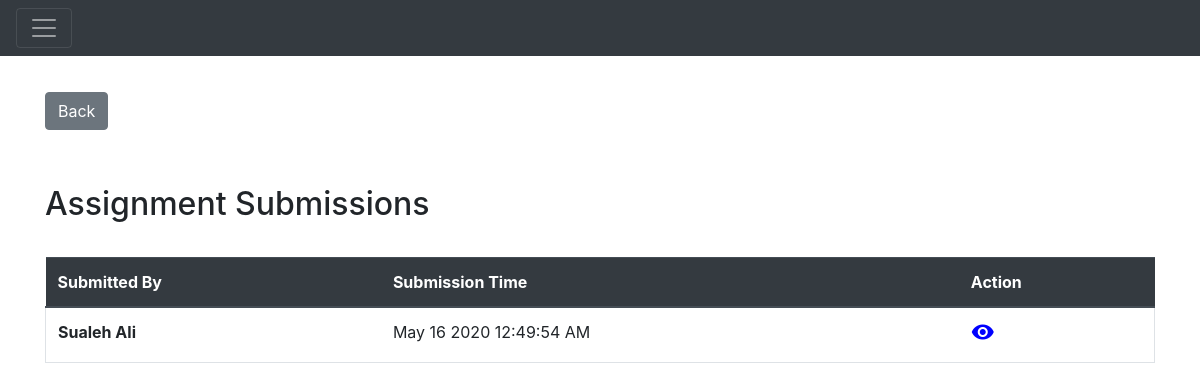
The app's page /assignmentSubmission/2 (signed in) with its own data.
### Application/models.py (models this page shows)
class AssignmentSubmission(db.Model):
    __tablename__ = "assignment_submissions"
    assignmentSubmissionId = db.Column(
        db.Integer,
        primary_key=True,
        autoincrement=True
    )
    submissionTime = db.Column(db.DateTime, default=datetime.datetime.utcnow())
    assignmentId = db.Column(db.Integer, db.ForeignKey('assignments.assignmentId'))
    assignment = relationship("Assignment")
    assignmentGrade = db.Column(db.String(20))
    userId = db.Column(db.Integer, db.ForeignKey('users.userId'))
    user = relationship("User")
    comment = db.Column(db.String(500))
    gradeReceived = db.Column(
        db.String(10)
    )

class User(db.Model):
    __tablename__ = "users"
    userId = db.Column(
        db.Integer,
        primary_key=True,
        autoincrement=True
    )
    name = db.Column(
        db.String(100),
        index=True,
        nullable=False,
    )
    email = db.Column(
        db.String(80),
        index=True,
        unique=True,
        nullable=False
    )
    password = db.Column(
        db.String(255)
    )
    userRole = db.Column(Enum(UserRole))
    orgId = db.Column(db.Integer, db.ForeignKey('organizations.orgId'))
    organization = relationship("Organization")

### Application/assignment_submissions.py (the view)
@app.route('/assignmentSubmission/<id>')
@authenticate
def assignmentSubmission(id):
    assignmentId = escape(id)
    result = models.Assignment.query.filter_by(assignmentId=assignmentId).first()
    enrollments = result.course.enrollments
    enrollmentRole = [e for e in enrollments if e.userId == session['id']][0].enrollmentRole
    print(enrollmentRole)
    isTeacher = (enrollmentRole == models.EnrollmentRole.Teacher)
    submissions = []
    if enrollmentRole == models.EnrollmentRole.Teacher:
        submissions = models.db.session.query(models.AssignmentSubmission)\
            .filter(models.AssignmentSubmission.assignmentId == assignmentId)\
            .all()
    else:
        submissions = models.db.session.query(models.AssignmentSubmission) \
            .filter(models.AssignmentSubmission.assignmentId == assignmentId) \
            .filter(models.AssignmentSubmission.userId == session['id']) \
            .all()
    return render_template('assignment_submission.html', submissions=submissions,
                           enrollmentRole=enrollmentRole, isTeacher=isTeacher, assignmentId=id)

### Application/templates/assignment_submission.html (shortened to what this page needs)
{% extends 'main.html' %}
{% block head %}
{{ super() }}
{% endblock %}
{% block body %}
{{ super() }}
<div class="container" style="margin-top:3%;">
    <a class="btn btn-secondary" href={{url_for('getAssignmentDetailById' ,id=assignmentId) }}>Back</a>
    <div class="page-header" style="margin: 2% 0%; padding: 3% 0% 0% 0%;">
        <h2>Assignment Submissions</h2>
    </div>
        <table class="table" style="margin-top: 3%">
        <thead class="thead-dark">
        <tr>
            <th scope="col">Submitted By</th>
            <th scope="col">Submission Time</th>
            <th scope="col">Action</th>
        </tr>
        </thead>
        <tbody>
        {% for submission in submissions %}
        <tr class="border">
            <th scope="row">{{submission.user.name}}</th>
            <td>{{submission.submissionTime.strftime("%b %d %Y %r")}}</td>
            <td><a href={{ url_for('assignmentSubmissionDetail',id=submission.assignmentSubmissionId) }}
                           >
                <i class="material-icons md-48" style="color:blue;">visibility</i>
                </a>
            </td>
        </tr>
        {% endfor %}
        </tbody>
        </table>
</div>
{% endblock %}

### Application/static/css/styles.css (style rules this page uses)
html, body { height: 100%; margin: 0; padding: 0; }

### Application/static/css/main.css (style rules this page uses)
body { transition: margin-left .5s; }

### records on screen
AssignmentSubmission: user.name "Sualeh Ali", submissionTime "May 16 2020 12:49:54 AM"
